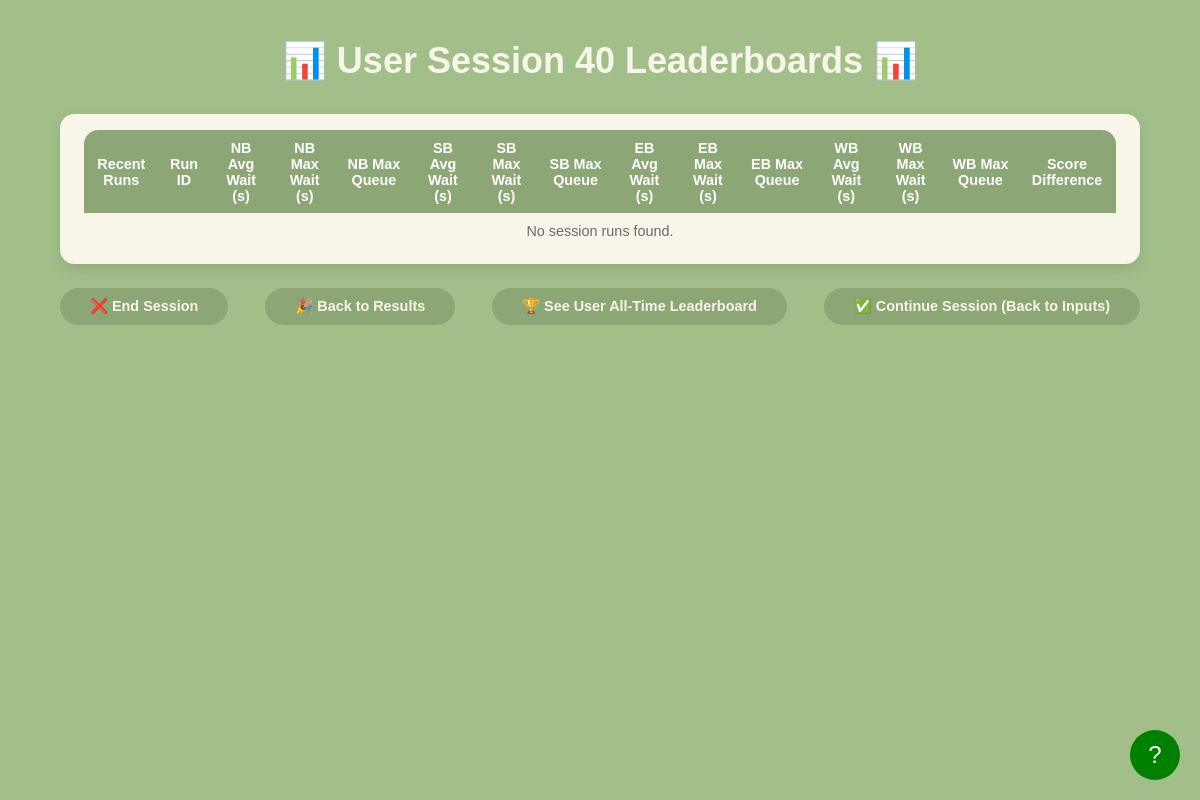
Page /session_leaderboard on the earlier database version.
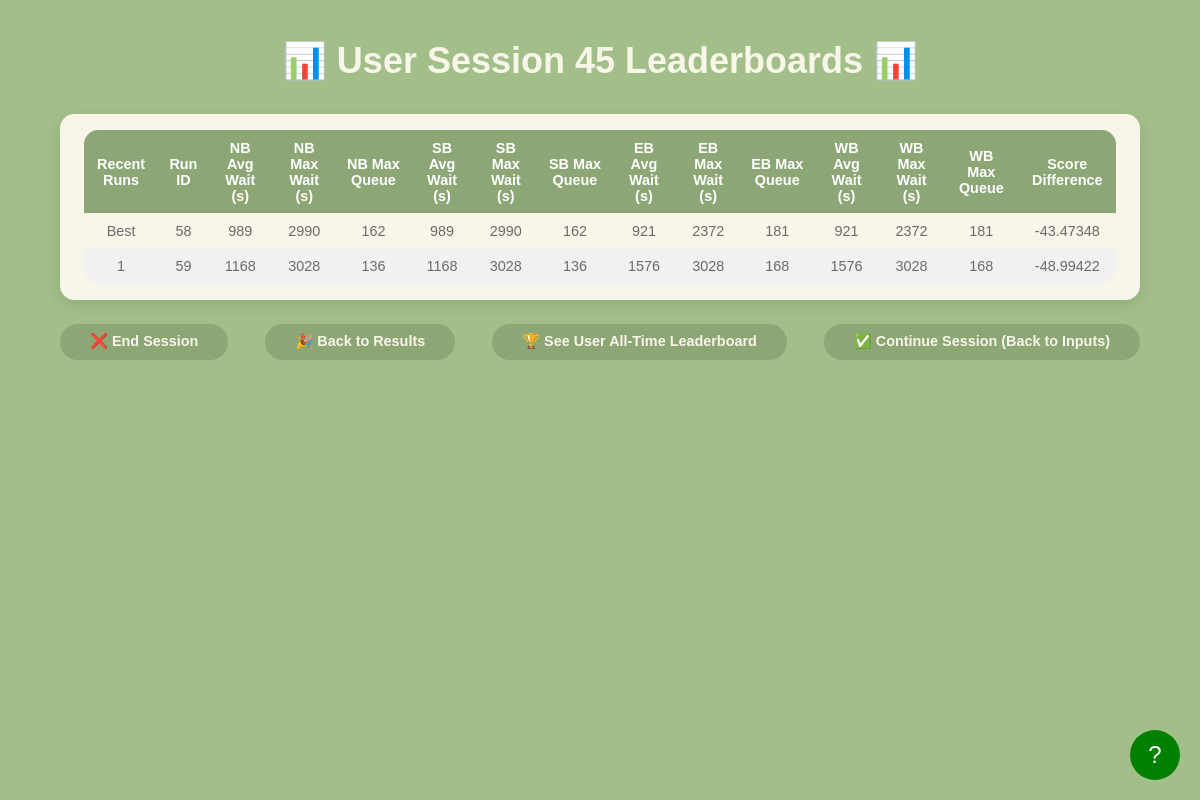
Same page on the later database version.
### models.py (models this page shows, shortened)
class LeaderboardResult(db.Model):
    __tablename__ = 'leaderboard_results'
    id = db.Column(db.Integer, primary_key=True, autoincrement=True)
    run_id = db.Column(db.Integer, db.ForeignKey('configurations.run_id'), nullable=False)
    session_id = db.Column(db.Integer, db.ForeignKey('sessions.id'), nullable=False)
    avg_wait_time_north = db.Column(db.Float, nullable=False)
    max_wait_time_north = db.Column(db.Float, nullable=False)
    max_queue_length_north = db.Column(db.Integer, nullable=False)
    avg_wait_time_south = db.Column(db.Float, nullable=False)
    max_wait_time_south = db.Column(db.Float, nullable=False)
    max_queue_length_south = db.Column(db.Integer, nullable=False)
    avg_wait_time_east = db.Column(db.Float, nullable=False)
    max_wait_time_east = db.Column(db.Float, nullable=False)
    max_queue_length_east = db.Column(db.Integer, nullable=False)
    avg_wait_time_west = db.Column(db.Float, nullable=False)
    max_wait_time_west = db.Column(db.Float, nullable=False)
    max_queue_length_west = db.Column(db.Integer, nullable=False)

### app.py (the view)
@app.route('/session_leaderboard')
def session_leaderboard_page():
    session_id = request.args.get('session_id', type=int)
    if not session_id:
        active_session = Session.query.filter_by(active=True).order_by(Session.id.desc()).first()
        session_id = active_session.id if active_session else None
    runs = get_recent_runs_with_scores(session_id) if session_id else []
    print(get_all_time_best_configurations())
    return render_template('session_leaderboard.html', runs=runs, session_id=session_id)

### templates/session_leaderboard.html (shortened to what this page needs)
<!DOCTYPE html>
<html lang="en">
<head>
</head>
<body>
    <div class="header">
        <h1>📊 User Session {{ session_id }} Leaderboards 📊</h1>
    </div>
    <div class="leaderboard-container">
        <table>
            <thead>
                <tr>
                    <th>Recent Runs</th>
                    <th>Run ID</th>
                    <th>NB Avg Wait (s)</th>
                    <th>NB Max Wait (s)</th>
                    <th>NB Max Queue</th>
                    <th>SB Avg Wait (s)</th>
                    <th>SB Max Wait (s)</th>
                    <th>SB Max Queue</th>
                    <th>EB Avg Wait (s)</th>
                    <th>EB Max Wait (s)</th>
                    <th>EB Max Queue</th>
                    <th>WB Avg Wait (s)</th>
                    <th>WB Max Wait (s)</th>
                    <th>WB Max Queue</th>
                    <th>Score Difference</th>
                </tr>
            </thead>
            <tbody>
                {% if runs and runs|length > 0 %}
                    {% for run in runs %}
                    <tr onclick="handleRowClick(this)">
                        <td>
                            {% if loop.first %}
                                Best
                            {% else %}
                                {{ loop.index0 }}
                            {% endif %}
                        </td>
                        <td>{{ run.run_id }}</td>
                        <td>{{ run.nb_avg_wait|round|int }}</td>
                        <td>{{ run.nb_max_wait|round|int }}</td>
                        <td>{{ run.nb_max_queue|round|int }}</td>
                        <td>{{ run.sb_avg_wait|round|int }}</td>
                        <td>{{ run.sb_max_wait|round|int }}</td>
                        <td>{{ run.sb_max_queue|round|int }}</td>
                        <td>{{ run.eb_avg_wait|round|int }}</td>
                        <td>{{ run.eb_max_wait|round|int }}</td>
                        <td>{{ run.eb_max_queue|round|int }}</td>
                        <td>{{ run.wb_avg_wait|round|int }}</td>
                        <td>{{ run.wb_max_wait|round|int }}</td>
                        <td>{{ run.wb_max_queue|round|int }}</td>
                        <td>{{ run.score|round(5) }}</td>
                    </tr>
                    {% endfor %}
                {% else %}
                    <tr>
                        <td colspan="15">No session runs found.</td>
                    </tr>
                {% endif %}
            </tbody>
        </table>
    </div>
    <div class="nav-container">
        <a class="nav-button" id="endBtn" href="/index">❌ End Session</a>
        <a class="res-button" id="results" href="/back_to_results">🎉 Back to Results</a>
        <a href="/leaderboards">🏆 See User All-Time Leaderboard</a>
        <a class="nav-button" id="backBtn" href="/parameters">✅ Continue Session (Back to Inputs)</a>
    </div>
    <div id="tutorial-button">?</div>
</body>
</html>

Differences in the rows shown:
added LeaderboardResult: shows "Best", run_id "58", nb_avg_wait "989", nb_max_wait "2990", nb_max_queue "162", sb_avg_wait "989", sb_max_wait "2990", sb_max_queue "162", eb_avg_wait "921", eb_max_wait "2372", eb_max_queue "181", wb_avg_wait "921", wb_max_wait "2372", wb_max_queue "181", score "-43.47348"
added LeaderboardResult: run_id "59", nb_avg_wait "1168", nb_max_wait "3028", nb_max_queue "136", sb_avg_wait "1168", sb_max_wait "3028", sb_max_queue "136", eb_avg_wait "1576", eb_max_wait "3028", eb_max_queue "168", wb_avg_wait "1576", wb_max_wait "3028", wb_max_queue "168", score "-48.99422"
Other differences:
{{ session_id }}: "40" → "45"
text no longer shown: "No session runs found."
